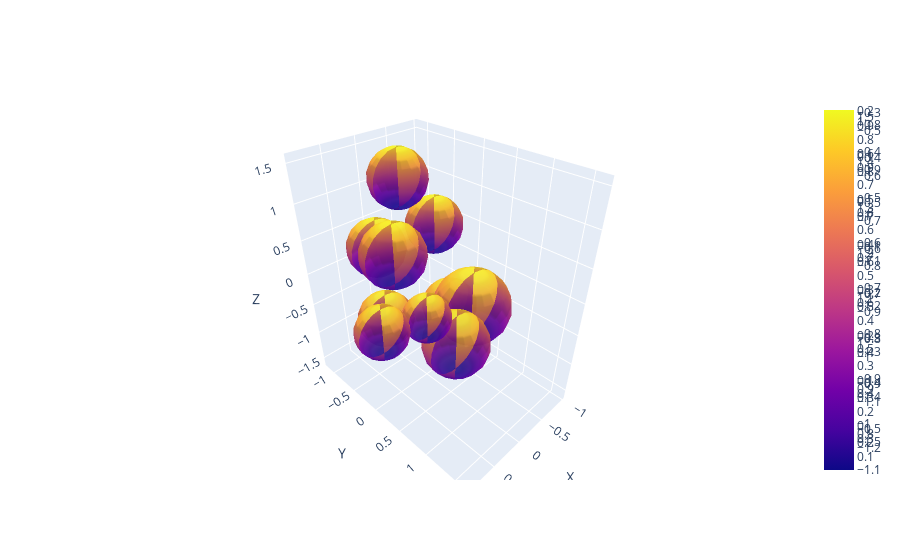

Notebook code for this chart:
### Markdown cell above
##### Generar una función cuyo input es la nube de puntos y un radio R, y el output es el nervio de Rips asociado al radio R.

### Code cell
# lo mismo que con Cêch pero en este caso distancia menor o igual a dos veces el radio

def nervio_Ribs_R3(nube, radio):
  #Demostración gráfica de los radios
  centers = [(x,y,z) for x,y,z in nube]
  labels = [str(i) for i in range(len(nube))]
  nervio = []

  #ingresar todos los puntos dim 0 
  for l in labels:
    nervio.append(set([l]))

  #lista de comprensión para dim 1
  dim1 = [set([labels[i],labels[j]]) #par de puntos intersectados
  for i in range(len(centers)) for j in range(i+1,len(centers))
      #distancia entre los puntos es menor o igual que su circunferencia
  if (math.sqrt((centers[j][0] - centers[i][0])**2 + (centers[j][1] - centers[i][1])**2 + (centers[j][2] - centers[i][2])**2) <= 2*radio)] 

  for par in dim1: #Agregar al nervio la lista
    nervio.append(par)

  #lista de comprensión para dim 2
  dim2 = [dim1[i].union(dim1[j], dim1[k]) 
  for i in range(len(dim1)) for j in range(i+1, len(dim1)) for k in range(j+1, len(dim1))
  if len(dim1[i].union(dim1[j], dim1[k])) == 3] #la union de conjuntos de dim1 debe ser 3 elementos

  for par in dim2: #agregar al nervio la lista 
    nervio.append(par)


  #=========================Gráficar bolas===================================
  sphere_traces = []
  u, v = np.mgrid[0:2*np.pi:20j, 0:np.pi:10j]
  for i in range(len(centers)):
      x, y, z = centers[i]
      sphere_trace = go.Surface(
          x=x+radio*np.sin(u)*np.cos(v),
          y=y+radio*np.sin(u)*np.sin(v),
          z=z+radio*np.cos(u),
          opacity=0.8
      )
      sphere_traces.append(sphere_trace)

  fig = go.Figure(data=sphere_traces)
  fig.update_layout(scene=dict(
                      xaxis=dict(title='X'),
                      yaxis=dict(title='Y'),
                      zaxis=dict(title='Z')))
  fig.show()

  print('\n Nervio Asociado a cubierta de Ribs:')
  return nervio
nervio_Ribs_R3(t, 0.4)

### Figure 1 — Plotly figure (JSON) as saved in the notebook; plotly's stock layout.template omitted (floating-point values rounded to 4 significant figures; data arrays with more than 128 entries replaced by an {"elided": "..."} marker saying what was removed)
{"data": [{"opacity": 0.8, "type": "surface", "x": {"elided": "20x10 float values"}, "y": {"elided": "20x10 float values"}, "z": {"elided": "20x10 float values"}}, {"opacity": 0.8, "type": "surface", "x": {"elided": "20x10 float values"}, "y": {"elided": "20x10 float values"}, "z": {"elided": "20x10 float values"}}, {"opacity": 0.8, "type": "surface", "x": {"elided": "20x10 float values"}, "y": {"elided": "20x10 float values"}, "z": {"elided": "20x10 float values"}}, {"opacity": 0.8, "type": "surface", "x": {"elided": "20x10 float values"}, "y": {"elided": "20x10 float values"}, "z": {"elided": "20x10 float values"}}, {"opacity": 0.8, "type": "surface", "x": {"elided": "20x10 float values"}, "y": {"elided": "20x10 float values"}, "z": {"elided": "20x10 float values"}}, {"opacity": 0.8, "type": "surface", "x": {"elided": "20x10 float values"}, "y": {"elided": "20x10 float values"}, "z": {"elided": "20x10 float values"}}, {"opacity": 0.8, "type": "surface", "x": {"elided": "20x10 float values"}, "y": {"elided": "20x10 float values"}, "z": {"elided": "20x10 float values"}}, {"opacity": 0.8, "type": "surface", "x": {"elided": "20x10 float values"}, "y": {"elided": "20x10 float values"}, "z": {"elided": "20x10 float values"}}, {"opacity": 0.8, "type": "surface", "x": {"elided": "20x10 float values"}, "y": {"elided": "20x10 float values"}, "z": {"elided": "20x10 float values"}}, {"opacity": 0.8, "type": "surface", "x": {"elided": "20x10 float values"}, "y": {"elided": "20x10 float values"}, "z": {"elided": "20x10 float values"}}], "layout": {"scene": {"xaxis": {"title": {"text": "X"}}, "yaxis": {"title": {"text": "Y"}}, "zaxis": {"title": {"text": "Z"}}}}}
